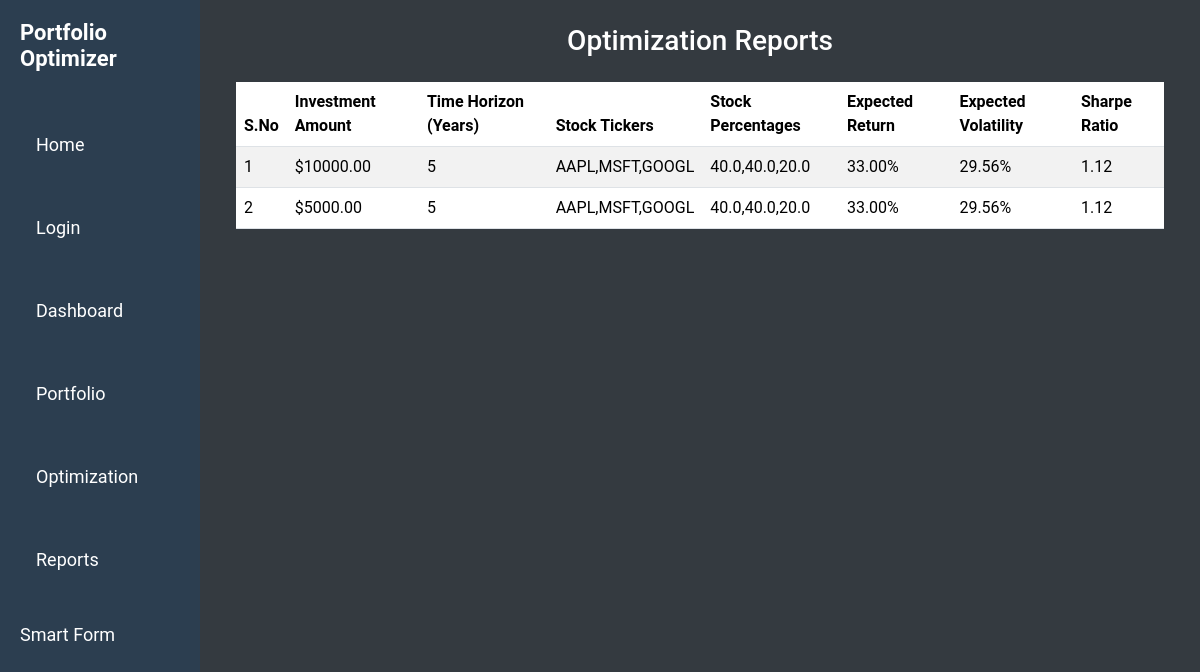
The page /reports/ on the database as committed earlier.
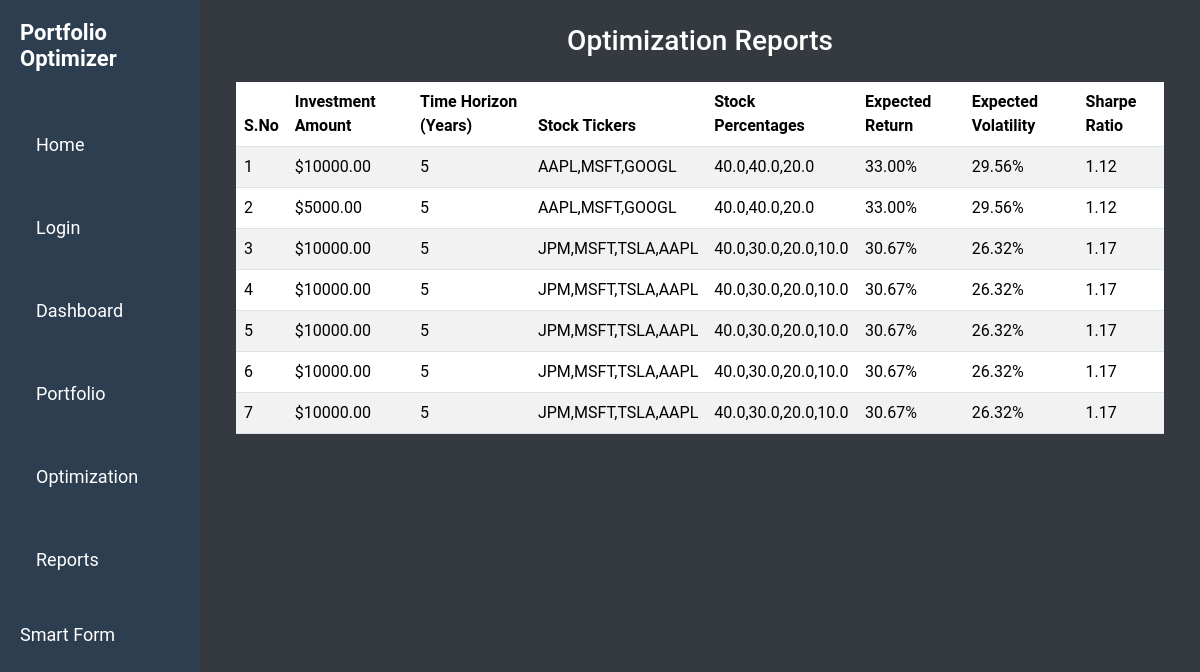
The same page on the database as committed later.
### optimizer/models.py (models this page shows, shortened)
class OptimizationReport(models.Model):
    investment_amount = models.FloatField()
    time_horizon = models.IntegerField()
    stock_tickers = models.CharField(max_length=255)  # Comma-separated string
    stock_percentages = models.CharField(max_length=255)  # Comma-separated string
    expected_return = models.FloatField()
    expected_volatility = models.FloatField()
    sharpe_ratio = models.FloatField()
    created_at = models.DateTimeField(auto_now_add=True)  # Automatically set on creation

### optimizer/views.py (the view)
# urls.py: path('reports/', reports, name='reports'),
def reports(request):
    reports = OptimizationReport.objects.all().distinct()  # Ensure distinct records
    for report in reports:
        report.stock_tickers_list = [ticker.strip() for ticker in report.stock_tickers.split(',')]
        report.stock_percentages_list = [percentage.strip() for percentage in report.stock_percentages.split(',')]
    return render(request, 'reports.html', {'reports': reports})

### optimizer/templates/reports.html (shortened to what this page needs)
{% extends "layout.html" %}
{% block content %}
<div class="container mt-4">
    <h1 class="text-center">Optimization Reports</h1>
    <table class="table table-striped mt-4">
        <thead>
            <tr>
                <th>S.No</th>
                <th>Investment Amount</th>
                <th>Time Horizon (Years)</th>
                <th>Stock Tickers</th>
                <th>Stock Percentages</th>
                <th>Expected Return</th>
                <th>Expected Volatility</th>
                <th>Sharpe Ratio</th>
            </tr>
        </thead>
        <tbody>
            {% for report in reports %}
            <tr>
                <td>{{ forloop.counter }}</td>
                <td>${{ report.investment_amount|floatformat:2 }}</td>
                <td>{{ report.time_horizon }}</td>
                <td>{{ report.stock_tickers }}</td>
                <td>{{ report.stock_percentages }}</td>
                <td>{{ report.expected_return|floatformat:2 }}%</td>
                <td>{{ report.expected_volatility|floatformat:2 }}%</td>
                <td>{{ report.sharpe_ratio|floatformat:2 }}</td>
            </tr>
            {% endfor %}
        </tbody>
    </table>
</div>
{% endblock %}

### optimizer/templates/layout.html (shortened to what this page needs)
{% load static %}
<!DOCTYPE html>
<html lang="en">
<head>
    <link href="https://cdn.jsdelivr.net/npm/bootstrap@5.3.3/dist/css/bootstrap.min.css" rel="stylesheet"
>
    <link rel="stylesheet" href="{% static 'css/styles.css' %}">
</head>
<body>
    <div class="container-fluid">
        <div class="row">
            <nav class="col-md-2 d-none d-md-block sidebar">
                <div class="sidebar-sticky">
                    <h2 class="sidebar-heading">Portfolio Optimizer</h2>
                    <ul class="nav flex-column">
                        <li class="nav-item">
                            <a class="nav-link text-white" href="{% url 'home' %}">Home</a>
                        </li>
                        <li class="nav-item">
                            <a class="nav-link text-white" href="{% url 'login' %}">Login</a>
                        </li>
                        <li class="nav-item">
                            <a class="nav-link text-white active" href="{% url 'dashboard' %}">Dashboard</a>
                        </li>
                        <li class="nav-item">
                            <a class="nav-link text-white" href="{% url 'portfolio' %}">Portfolio</a>
                        </li>
                        <li class="nav-item">
                            <a class="nav-link text-white" href="{% url 'optimization' %}">Optimization</a>
                        </li>
                        <li class="nav-item">
                            <a class="nav-link text-white" href="{% url 'reports' %}">Reports</a>
                        </li>
                        <li><a href="{% url 'smart_form' %}">Smart Form</a></li>
                    </ul>
                </div>
            </nav>
            <main role="main" class="col-md-9 ml-sm-auto col-lg-10 px-4">
                {% block content %}{% endblock %}
            </main>
        </div>
    </div>
</body>
</html>

### optimizer/static/css/styles.css (style rules this page uses)
body { font-family: 'Roboto', sans-serif; background-color: #f4f4f9; margin: 0; padding: 0; display: flex; height: 100vh; overflow: hidden; }
.sidebar { width: 200px; background-color: #2c3e50; padding: 20px; color: white; height: 100vh; box-sizing: border-box; }
.sidebar h2 { font-size: 22px; font-weight: 700; margin-bottom: 30px; }
.sidebar ul { list-style: none; padding: 0; }
.sidebar ul li { margin: 20px 0; cursor: pointer; font-size: 18px; transition: color 0.3s ease; }
.sidebar ul li a { color: white; text-decoration: none; }
h1 { font-size: 28px; margin-bottom: 20px; }

### optimizer/templates/layout.html (style rules this page uses)
body { position: relative; background-color: #343a40; color: #ffffff; }

Rows that differ between the two databases and show on the page:
added OptimizationReport: investment_amount "10000.00", time_horizon "5", stock_tickers "JPM,MSFT,TSLA,AAPL", stock_percentages "40.0,30.0,20.0,10.0", expected_return "30.67", expected_volatility "26.32", sharpe_ratio "1.17"
added OptimizationReport: investment_amount "10000.00", time_horizon "5", stock_tickers "JPM,MSFT,TSLA,AAPL", stock_percentages "40.0,30.0,20.0,10.0", expected_return "30.67", expected_volatility "26.32", sharpe_ratio "1.17"
added OptimizationReport: investment_amount "10000.00", time_horizon "5", stock_tickers "JPM,MSFT,TSLA,AAPL", stock_percentages "40.0,30.0,20.0,10.0", expected_return "30.67", expected_volatility "26.32", sharpe_ratio "1.17"
added OptimizationReport: investment_amount "10000.00", time_horizon "5", stock_tickers "JPM,MSFT,TSLA,AAPL", stock_percentages "40.0,30.0,20.0,10.0", expected_return "30.67", expected_volatility "26.32", sharpe_ratio "1.17"
added OptimizationReport: investment_amount "10000.00", time_horizon "5", stock_tickers "JPM,MSFT,TSLA,AAPL", stock_percentages "40.0,30.0,20.0,10.0", expected_return "30.67", expected_volatility "26.32", sharpe_ratio "1.17"
